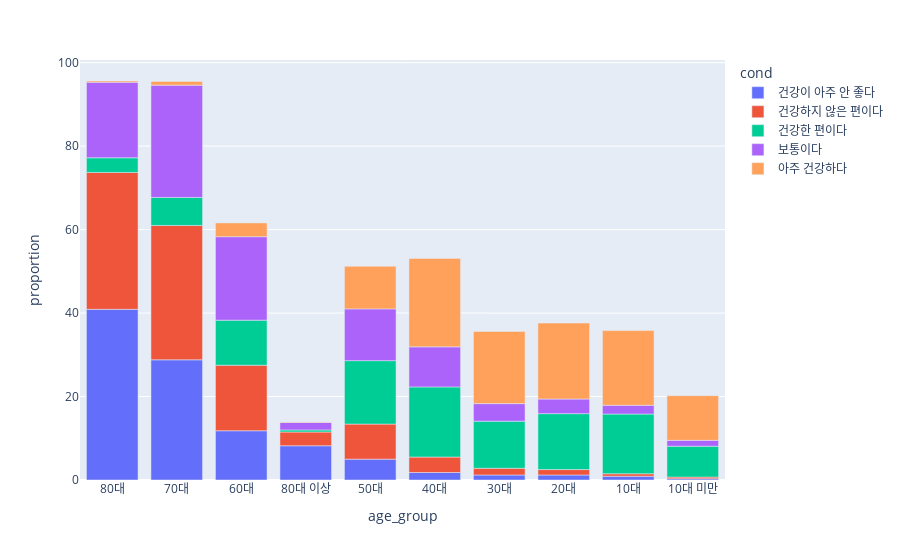

Here is the notebook cell this chart was saved with:
### Code cell
px.bar(data_frame=age_cond, x='age_group', y='proportion', color='cond')

### Figure 1 — Plotly figure (JSON) as saved in the notebook; plotly's stock layout.template omitted (floating-point values rounded to 4 significant figures)
{"data": [{"alignmentgroup": "True", "hovertemplate": "cond=건강이 아주 안 좋다<br>age_group=%{x}<br>proportion=%{y}<extra></extra>", "legendgroup": "건강이 아주 안 좋다", "marker": {"color": "#636efa", "pattern": {"shape": ""}}, "name": "건강이 아주 안 좋다", "offsetgroup": "건강이 아주 안 좋다", "orientation": "v", "showlegend": true, "textposition": "auto", "type": "bar", "x": ["80대", "70대", "60대", "80대 이상", "50대", "40대", "30대", "20대", "10대", "10대 미만"], "xaxis": "x", "y": [40.9, 28.8, 11.8, 8.2, 5, 1.8, 1.2, 1.2, 0.9, 0.3], "yaxis": "y"}, {"alignmentgroup": "True", "hovertemplate": "cond=건강하지 않은 편이다<br>age_group=%{x}<br>proportion=%{y}<extra></extra>", "legendgroup": "건강하지 않은 편이다", "marker": {"color": "#EF553B", "pattern": {"shape": ""}}, "name": "건강하지 않은 편이다", "offsetgroup": "건강하지 않은 편이다", "orientation": "v", "showlegend": true, "textposition": "auto", "type": "bar", "x": ["80대", "70대", "60대", "50대", "40대", "80대 이상", "30대", "20대", "10대", "10대 미만"], "xaxis": "x", "y": [32.8, 32.2, 15.7, 8.4, 3.7, 3.3, 1.6, 1.3, 0.6, 0.4], "yaxis": "y"}, {"alignmentgroup": "True", "hovertemplate": "cond=건강한 편이다<br>age_group=%{x}<br>proportion=%{y}<extra></extra>", "legendgroup": "건강한 편이다", "marker": {"color": "#00cc96", "pattern": {"shape": ""}}, "name": "건강한 편이다", "offsetgroup": "건강한 편이다", "orientation": "v", "showlegend": true, "textposition": "auto", "type": "bar", "x": ["40대", "50대", "10대", "20대", "30대", "60대", "10대 미만", "70대", "80대", "80대 이상"], "xaxis": "x", "y": [16.8, 15.2, 14.3, 13.4, 11.3, 10.8, 7.4, 6.7, 3.5, 0.5], "yaxis": "y"}, {"alignmentgroup": "True", "hovertemplate": "cond=보통이다<br>age_group=%{x}<br>proportion=%{y}<extra></extra>", "legendgroup": "보통이다", "marker": {"color": "#ab63fa", "pattern": {"shape": ""}}, "name": "보통이다", "offsetgroup": "보통이다", "orientation": "v", "showlegend": true, "textposition": "auto", "type": "bar", "x": ["70대", "60대", "80대", "50대", "40대", "30대", "20대", "10대", "80대 이상", "10대 미만"], "xaxis": "x", "y": [26.9, 20, 18.1, 12.4, 9.6, 4.2, 3.5, 2.1, 1.8, 1.4], "yaxis": "y"}, {"alignmentgroup": "True", "hovertemplate": "cond=아주 건강하다<br>age_group=%{x}<br>proportion=%{y}<extra></extra>", "legendgroup": "아주 건강하다", "marker": {"color": "#FFA15A", "pattern": {"shape": ""}}, "name": "아주 건강하다", "offsetgroup": "아주 건강하다", "orientation": "v", "showlegend": true, "textposition": "auto", "type": "bar", "x": ["40대", "20대", "10대", "30대", "10대 미만", "50대", "60대", "70대", "80대", "80대 이상"], "xaxis": "x", "y": [21.2, 18.2, 17.9, 17.3, 10.7, 10.2, 3.3, 0.9, 0.3, 0.1], "yaxis": "y"}], "layout": {"autosize": true, "barmode": "relative", "legend": {"title": {"text": "cond"}, "tracegroupgap": 0}, "margin": {"t": 60}, "xaxis": {"anchor": "y", "autorange": true, "domain": [0, 1], "range": [-0.5, 9.5], "title": {"text": "age_group"}, "type": "category"}, "yaxis": {"anchor": "x", "autorange": true, "domain": [0, 1], "range": [0, 100.6], "title": {"text": "proportion"}, "type": "linear"}}}
